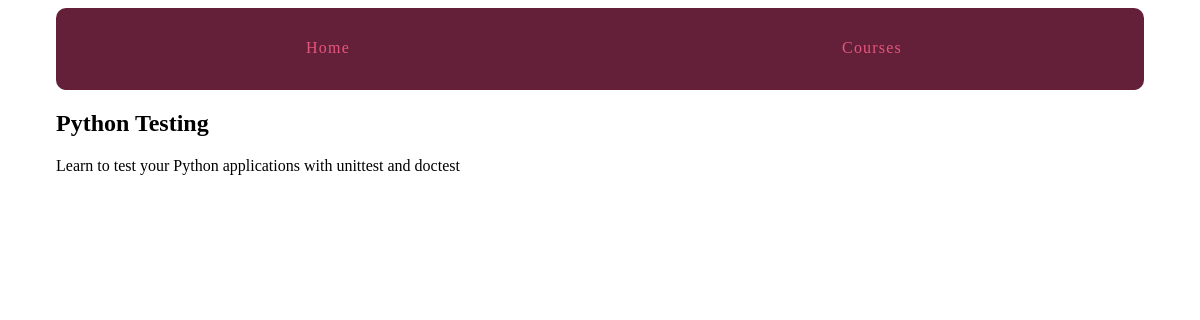
/courses/5/, run on the app's committed database.
### courses/models.py (models this page shows, shortened)
class Course(models.Model):
    created_at = models.DateTimeField(auto_now_add=True)
    title = models.CharField(max_length=255)
    description = models.TextField()

### courses/views.py (the view)
# urls.py: url(r'(?P<pk>\d+)/$', views.course_detail, name="detail"),
def course_detail(request, pk):
    course = get_object_or_404(Course, pk=pk)
    return render(request, 'courses/course_detail.html', {'course': course})

### courses/templates/courses/course_detail.html (shortened to what this page needs)
{% extends "layout.html" %}
{% block content %}
<article>
	<h2>{{ course.title }}</h2>
	{{ course.description }}
</article>
{% endblock %}

### assets/css/layout.css (style rules this page uses)
html { box-sizing: border-box; }
*, *::after, *::before { box-sizing: inherit; }

### data on the page
Course: title "Python Testing", description "Learn to test your Python applications with unittest and doctest"
